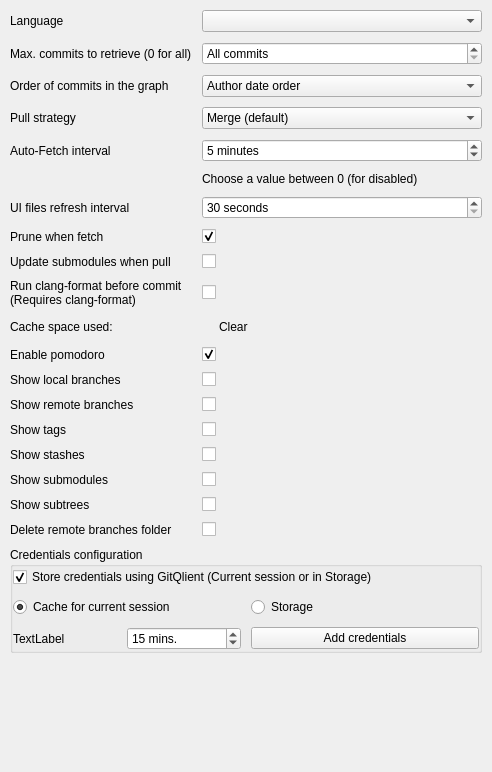
         <widget class="QWidget" name="scrollAreaWidgetContents">
          <property name="geometry">
           <rect>
            <x>0</x>
            <y>0</y>
            <width>492</width>
            <height>772</height>
           </rect>
          </property>
          <layout class="QVBoxLayout" name="verticalLayout_2">
           <property name="spacing">
            <number>0</number>
           </property>
           <property name="leftMargin">
            <number>0</number>
           </property>
           <property name="topMargin">
            <number>0</number>
           </property>
           <property name="rightMargin">
            <number>0</number>
           </property>
           <property name="bottomMargin">
            <number>0</number>
           </property>
           <item>
            <widget class="QFrame" name="frame_2">
             <layout class="QGridLayout" name="gridLayout">
              <property name="leftMargin">
               <number>10</number>
              </property>
              <property name="topMargin">
               <number>10</number>
              </property>
              <property name="rightMargin">
               <number>10</number>
              </property>
              <property name="bottomMargin">
               <number>10</number>
              </property>
              <property name="spacing">
               <number>10</number>
              </property>
              <item row="6" column="0">
               <widget class="QLabel" name="label_72">
                <property name="text">
                 <string>UI files refresh interval</string>
                </property>
               </widget>
              </item>
              <item row="19" column="0">
               <widget class="QLabel" name="label_22">
                <property name="text">
                 <string>Delete remote branches folder</string>
                </property>
               </widget>
              </item>
              <item row="12" column="1">
               <widget class="CheckBox" name="cbPomodoroEnabled">
                <property name="text">
                 <string/>
                </property>
                <property name="checked">
                 <bool>true</bool>
                </property>
               </widget>
              </item>
              <item row="17" column="0">
               <widget class="QLabel" name="label_17">
                <property name="text">
                 <string>Show submodules</string>
                </property>
               </widget>
              </item>
              <item row="20" column="0" colspan="2">
               <widget class="QGroupBox" name="credentialsFrames">
                <property name="title">
                 <string>Credentials configuration</string>
                </property>
                <layout class="QGridLayout" name="gridLayout_4">
                 <property name="leftMargin">
                  <number>0</number>
                 </property>
                 <property name="topMargin">
                  <number>0</number>
                 </property>
                 <property name="rightMargin">
                  <number>0</number>
                 </property>
                 <property name="bottomMargin">
                  <number>0</number>
                 </property>
                 <property name="spacing">
                  <number>10</number>
                 </property>
                 <item row="0" column="0" colspan="2">
                  <widget class="CheckBox" name="chbCredentials">
                   <property name="text">
                    <string>Store credentials using GitQlient (Current session or in Storage)</string>
                   </property>
                   <property name="checked">
                    <bool>true</bool>
                   </property>
                  </widget>
                 </item>
                 <item row="1" column="1">
                  <widget class="QRadioButton" name="rbStorage">
                   <property name="text">
                    <string>Storage</string>
                   </property>
                   <attribute name="buttonGroup">
                    <string notr="true">buttonGroup</string>
                   </attribute>
                  </widget>
                 </item>
                 <item row="1" column="0">
                  <widget class="QRadioButton" name="rbCache">
                   <property name="text">
                    <string>Cache for current session</string>
                   </property>
                   <property name="checked">
                    <bool>true</bool>
                   </property>
                   <attribute name="buttonGroup">
                    <string notr="true">buttonGroup</string>
                   </attribute>
                  </widget>
                 </item>
                 <item row="2" column="0">
                  <layout class="QHBoxLayout" name="horizontalLayout_3">
                   <property name="spacing">
                    <number>0</number>
                   </property>
                   <property name="topMargin">
                    <number>0</number>
                   </property>
                   <property name="rightMargin">
                    <number>0</number>
                   </property>
                   <item>
                    <widget class="QLabel" name="label_19">
                     <property name="text">
                      <string>TextLabel</string>
                     </property>
                    </widget>
                   </item>
                   <item>
                    <widget class="QSpinBox" name="sbTimeout">
                     <property name="suffix">
                      <string> mins.</string>
                     </property>
                     <property name="maximum">
                      <number>480</number>
                     </property>
                     <property name="singleStep">
                      <number>5</number>
                     </property>
                     <property name="value">
                      <number>15</number>
                     </property>
                    </widget>
                   </item>
                  </layout>
                 </item>
                 <item row="2" column="1">
                  <widget class="QPushButton" name="pbAddCredentials">
                   <property name="text">
                    <string>Add credentials</string>
                   </property>
                  </widget>
                 </item>
                </layout>
               </widget>
              </item>
              <item row="2" column="0">
               <widget class="QLabel" name="label_9">
                <property name="text">
                 <string>Order of commits in the graph</string>
                </property>
               </widget>
              </item>
              <item row="12" column="0">
               <widget class="QLabel" name="label_13">
                <property name="text">
                 <string>Enable pomodoro</string>
                </property>
               </widget>
              </item>
              <item row="10" column="1">
               <widget class="CheckBox" name="clangFormat">
                <property name="text">
                 <string/>
                </property>
               </widget>
              </item>
              <item row="9" column="0">
               <widget class="QLabel" name="label_7">
                <property name="text">
                 <string>Update submodules when pull</string>
                </property>
               </widget>
              </item>
              <item row="16" column="1">
               <widget class="CheckBox" name="cbStash">
                <property name="text">
                 <string/>
                </property>
               </widget>
              </item>
              <item row="0" column="1">
               <widget class="QComboBox" name="cbTranslations"/>
              </item>
              <item row="2" column="1">
               <widget class="QComboBox" name="cbLogOrder">
                <item>
                 <property name="text">
                  <string>Author date order</string>
                 </property>
                </item>
                <item>
                 <property name="text">
                  <string>Date order</string>
                 </property>
                </item>
                <item>
                 <property name="text">
                  <string>Topo order</string>
                 </property>
                </item>
               </widget>
              </item>
              <item row="14" column="1">
               <widget class="CheckBox" name="cbRemote">
                <property name="text">
                 <string/>
                </property>
               </widget>
              </item>
              <item row="3" column="1">
               <widget class="QComboBox" name="cbPullStrategy">
                <item>
                 <property name="text">
                  <string>Merge (default)</string>
                 </property>
                </item>
                <item>
                 <property name="text">
                  <string>Rebase</string>
                 </property>
                </item>
                <item>
                 <property name="text">
                  <string>Fast-forward only</string>
                 </property>
                </item>
               </widget>
              </item>
              <item row="4" column="0">
               <widget class="QLabel" name="label_12">
                <property name="text">
                 <string>Auto-Fetch interval</string>
                </property>
               </widget>
              </item>
              <item row="19" column="1">
               <widget class="CheckBox" name="cbDeleteFolder">
                <property name="text">
                 <string/>
                </property>
               </widget>
              </item>
              <item row="9" column="1">
               <widget class="CheckBox" name="updateOnPull">
                <property name="text">
                 <string/>
                </property>
               </widget>
              </item>
              <item row="18" column="1">
               <widget class="CheckBox" name="cbSubtree">
                <property name="text">
                 <string/>
                </property>
               </widget>
              </item>
              <item row="16" column="0">
               <widget class="QLabel" name="label_16">
                <property name="text">
                 <string>Show stashes</string>
                </property>
               </widget>
              </item>
              <item row="11" column="1">
               <layout class="QHBoxLayout" name="horizontalLayout">
                <property name="spacing">
                 <number>10</number>
                </property>
                <item>
                 <widget class="QLabel" name="lCacheSize">
                  <property name="text">
                   <string/>
                  </property>
                 </widget>
                </item>
                <item>
                 <widget class="ButtonLink" name="pbClearCache">
                  <property name="text">
                   <string>Clear</string>
                  </property>
                 </widget>
                </item>
                <item>
                 <spacer name="horizontalSpacer">
                  <property name="orientation">
                   <enum>Qt::Orientation::Horizontal</enum>
                  </property>
                  <property name="sizeHint" stdset="0">
                   <size>
                    <width>40</width>
                    <height>20</height>
                   </size>
                  </property>
                 </spacer>
                </item>
               </layout>
              </item>
              <item row="3" column="0">
               <widget class="QLabel" name="label_20">
                <property name="text">
                 <string>Pull strategy</string>
                </property>
               </widget>
              </item>
              <item row="15" column="0">
               <widget class="QLabel" name="label_26">
                <property name="text">
                 <string>Show tags</string>
                </property>
               </widget>
              </item>
              <item row="15" column="1">
               <widget class="CheckBox" name="cbTags">
                <property name="text">
                 <string/>
                </property>
               </widget>
              </item>
              <item row="13" column="1">
               <widget class="CheckBox" name="cbLocal">
                <property name="text">
                 <string/>
                </property>
               </widget>
              </item>
              <item row="18" column="0">
               <widget class="QLabel" name="label_18">
                <property name="text">
                 <string>Show subtrees</string>
                </property>
               </widget>
              </item>
              <item row="4" column="1">
               <widget class="QSpinBox" name="autoFetch">
                <property name="specialValueText">
                 <string>Never</string>
                </property>
                <property name="suffix">
                 <string> minutes</string>
                </property>
                <property name="minimum">
                 <number>0</number>
                </property>
                <property name="maximum">
                 <number>60</number>
                </property>
                <property name="value">
                 <number>5</number>
                </property>
               </widget>
              </item>
              <item row="1" column="0">
               <widget class="QLabel" name="label_10">
                <property name="text">
                 <string>Max. commits to retrieve (0 for all)</string>
                </property>
               </widget>
              </item>
              <item row="14" column="0">
               <widget class="QLabel" name="label_25">
                <property name="text">
                 <string>Show remote branches</string>
                </property>
               </widget>
              </item>
              <item row="8" column="1">
               <widget class="CheckBox" name="pruneOnFetch">
                <property name="text">
                 <string/>
                </property>
                <property name="checked">
                 <bool>true</bool>
                </property>
               </widget>
              </item>
              <item row="1" column="1">
               <widget class="QSpinBox" name="sbMaxCommits">
                <property name="specialValueText">
                 <string>All commits</string>
                </property>
                <property name="suffix">
                 <string> last commits</string>
                </property>
                <property name="maximum">
                 <number>999999999</number>
                </property>
                <property name="singleStep">
                 <number>10</number>
                </property>
                <property name="value">
                 <number>0</number>
                </property>
               </widget>
              </item>
              <item row="21" column="0">
               <spacer name="verticalSpacer_3">
                <property name="orientation">
                 <enum>Qt::Orientation::Vertical</enum>
                </property>
                <property name="sizeHint" stdset="0">
                 <size>
                  <width>20</width>
                  <height>40</height>
                 </size>
                </property>
               </spacer>
              </item>
              <item row="8" column="0">
               <widget class="QLabel" name="label_6">
                <property name="text">
                 <string>Prune when fetch</string>
                </property>
               </widget>
              </item>
              <item row="0" column="0">
               <widget class="QLabel" name="label_8">
                <property name="text">
                 <string>Language</string>
                </property>
               </widget>
              </item>
              <item row="17" column="1">
               <widget class="CheckBox" name="cbSubmodule">
                <property name="text">
                 <string/>
                </property>
               </widget>
              </item>
              <item row="10" column="0">
               <widget class="QLabel" name="labelClangFormat">
                <property name="text">
                 <string>&lt;html&gt;&lt;head/&gt;&lt;body&gt;&lt;p&gt;Run clang-format before commit&lt;br/&gt;(Requires clang-format)&lt;/p&gt;&lt;/body&gt;&lt;/html&gt;</string>
                </property>
               </widget>
              </item>
              <item row="6" column="1">
               <widget class="QSpinBox" name="autoRefresh">
                <property name="suffix">
                 <string> seconds</string>
                </property>
                <property name="minimum">
                 <number>30</number>
                </property>
                <property name="maximum">
                 <number>300</number>
                </property>
                <property name="singleStep">
                 <number>10</number>
                </property>
               </widget>
              </item>
              <item row="11" column="0">
               <widget class="QLabel" name="label_5">
                <property name="text">
                 <string>Cache space used:</string>
                </property>
               </widget>
              </item>
              <item row="13" column="0">
               <widget class="QLabel" name="label_24">
                <property name="text">
                 <string>Show local branches</string>
                </property>
               </widget>
              </item>
              <item row="5" column="1">
               <widget class="QLabel" name="label_11">
                <property name="text">
                 <string>Choose a value between 0 (for disabled)</string>
                </property>
                <property name="wordWrap">
                 <bool>true</bool>
                </property>
               </widget>
              </item>
             </layout>
            </widget>
           </item>
          </layout>
         </widget>
